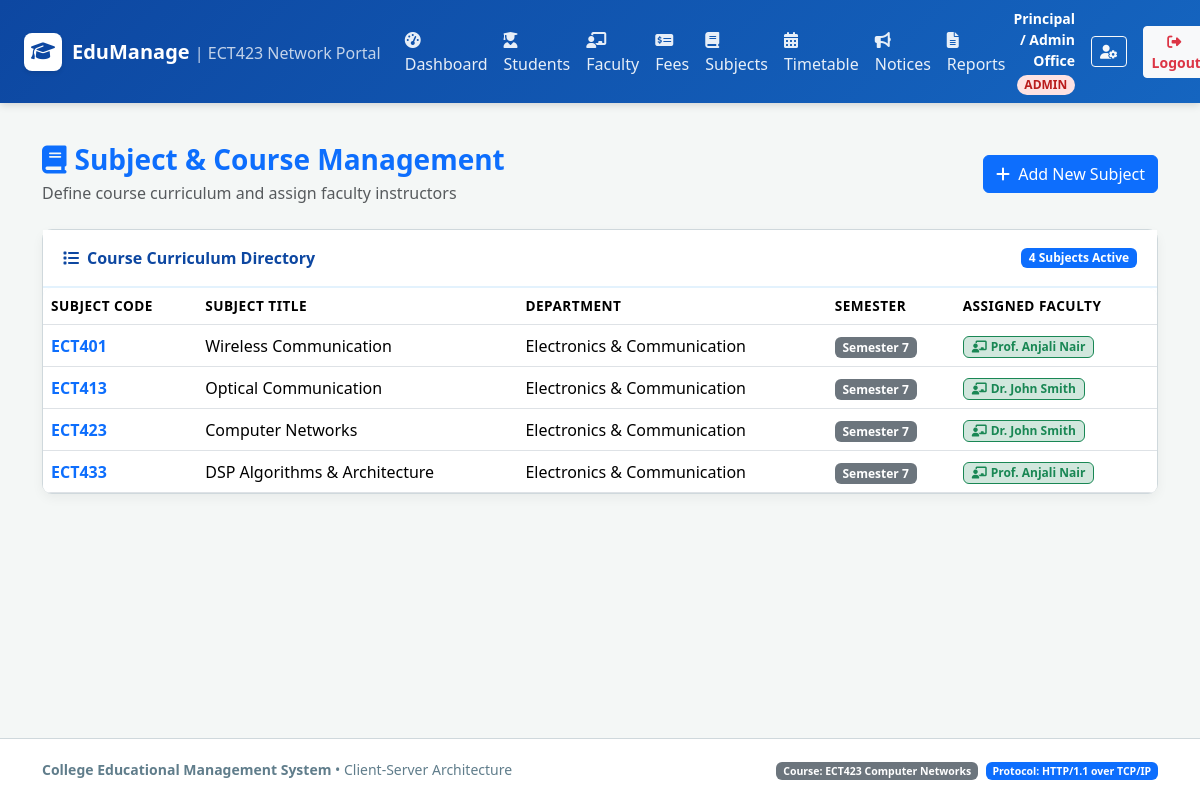
Screenshot of /admin/subjects (signed in) with the database file from the repository.
### tables this page shows
CREATE TABLE subjects (
    id INTEGER PRIMARY KEY AUTOINCREMENT,
    subject_code TEXT UNIQUE NOT NULL,
    subject_name TEXT NOT NULL,
    department TEXT NOT NULL,
    semester INTEGER NOT NULL,
    faculty_id INTEGER,
    FOREIGN KEY (faculty_id) REFERENCES faculty(id) ON DELETE SET NULL
);

CREATE TABLE faculty (
    id INTEGER PRIMARY KEY AUTOINCREMENT,
    employee_id TEXT UNIQUE NOT NULL,
    name TEXT NOT NULL,
    department TEXT NOT NULL,
    designation TEXT NOT NULL,
    user_id INTEGER UNIQUE NOT NULL,
    FOREIGN KEY (user_id) REFERENCES users(id) ON DELETE CASCADE
);

### app.py (the view, shortened to what this page needs)
@app.route('/admin/subjects', methods=['GET', 'POST'])
@role_required('admin')
def admin_subjects():
    subjects = query_db('''
        SELECT s.*, f.name as faculty_name
        FROM subjects s
        LEFT JOIN faculty f ON s.faculty_id = f.id
        ORDER BY s.department, s.semester, s.subject_code
    ''')
    faculty_list = query_db('SELECT id, name, department FROM faculty ORDER BY name')
    return render_template('admin/subjects.html', subjects=subjects, faculty_list=faculty_list)

### app.py (called while the page is built)
def role_required(*allowed_roles):
    def decorator(f):
        @wraps(f)
        def decorated_function(*args, **kwargs):
            if 'user_id' not in session:
                flash('Please log in first.', 'warning')
                return redirect(url_for('login'))
            user_role = session.get('role')
            if user_role not in allowed_roles:
                flash(f'Access denied! Your role ({user_role}) does not have permission for this section.', 'danger')
                return redirect(url_for(f"{user_role}_dashboard"))
            return f(*args, **kwargs)
        return decorated_function
    return decorator

@app.context_processor
def inject_user():
    return {
        'current_user': {
            'id': session.get('user_id'),
            'username': session.get('username'),
            'role': session.get('role'),
            'full_name': session.get('full_name')
        },
        'today_date': date.today().strftime('%Y-%m-%d')
    }

### database.py (called while the page is built)
def get_db():
    try:
        if 'db' not in g:
            g.db = sqlite3.connect(DATABASE)
            g.db.row_factory = sqlite3.Row
            g.db.execute("PRAGMA foreign_keys = ON;")
        return g.db
    except RuntimeError:
        conn = sqlite3.connect(DATABASE)
        conn.row_factory = sqlite3.Row
        conn.execute("PRAGMA foreign_keys = ON;")
        return conn

def query_db(query, args=(), one=False):
    db = get_db()
    cur = db.cursor()
    cur.execute(query, args)
    rv = cur.fetchall()
    cur.close()
    return (rv[0] if rv else None) if one else rv

### templates/admin/subjects.html (shortened to what this page needs)
{% extends "base.html" %}
{% block content %}
<div class="d-flex justify-content-between align-items-center mb-4">
    <div>
        <h3 class="fw-bold text-primary mb-1"><i class="fa-solid fa-book me-2"></i>Subject & Course Management</h3>
        <p class="text-muted mb-0">Define course curriculum and assign faculty instructors</p>
    </div>
    <button class="btn btn-primary" data-bs-toggle="modal" data-bs-target="#addSubjectModal">
        <i class="fa-solid fa-plus me-1"></i> Add New Subject
    </button>
</div>
<div class="card card-custom">
    <div class="card-header-custom">
        <span><i class="fa-solid fa-list me-2"></i>Course Curriculum Directory</span>
        <span class="badge bg-primary">{{ subjects|length }} Subjects Active</span>
    </div>
    <div class="card-body p-0">
        <div class="table-responsive">
            <table class="table table-custom table-hover align-middle mb-0">
                <thead>
                    <tr>
                        <th>Subject Code</th>
                        <th>Subject Title</th>
                        <th>Department</th>
                        <th>Semester</th>
                        <th>Assigned Faculty</th>
                    </tr>
                </thead>
                <tbody>
                    {% for s in subjects %}
                        <tr>
                            <td class="fw-bold text-primary">{{ s.subject_code }}</td>
                            <td>{{ s.subject_name }}</td>
                            <td>{{ s.department }}</td>
                            <td><span class="badge bg-secondary">Semester {{ s.semester }}</span></td>
                            <td>
                                {% if s.faculty_name %}
                                    <span class="badge bg-success-subtle text-success border border-success px-2 py-1">
                                        <i class="fa-solid fa-chalkboard-user me-1"></i>{{ s.faculty_name }}
                                    </span>
                                {% else %}
                                    <span class="text-muted fst-italic">Unassigned</span>
                                {% endif %}
                            </td>
                        </tr>
                    {% else %}
                        <tr>
                            <td colspan="5" class="text-center text-muted py-4">No subjects registered yet.</td>
                        </tr>
                    {% endfor %}
                </tbody>
            </table>
        </div>
    </div>
</div>
{% endblock %}

### static/css/style.css (style rules this page uses)
:root { --primary-blue: #0d47a1; --primary-light: #1976d2; --primary-subtle: #e3f2fd; --accent-blue: #0288d1; --bg-light: #f4f7f6; --text-dark: #263238; --text-muted: #607d8b; --border-color: #cfd8dc; --card-shadow: 0 4px 12px rgba(0, 0, 0, 0.05); }
body { background-color: var(--bg-light); color: var(--text-dark); font-family: 'Segoe UI', system-ui, -apple-system, sans-serif; min-height: 100vh; display: flex; flex-direction: column; }
.card-custom { background: #ffffff; border: 1px solid var(--border-color); border-radius: 10px; box-shadow: var(--card-shadow); transition: transform 0.2s ease, box-shadow 0.2s ease; }
.card-header-custom { background-color: #ffffff; border-bottom: 2px solid var(--primary-subtle); padding: 1rem 1.25rem; font-weight: 600; color: var(--primary-blue); display: flex; align-items: center; justify-content: space-between; }
.table-custom { background: #ffffff; border-radius: 8px; overflow: hidden; }
.table-custom thead { background-color: #f1f5f9; color: var(--primary-blue); font-size: 0.85rem; text-transform: uppercase; letter-spacing: 0.5px; }

### rows the page displays
subjects: subject_code "ECT401", subject_name "Wireless Communication", department "Electronics & Communication", semester "7", faculty_name "Prof. Anjali Nair"
subjects: subject_code "ECT413", subject_name "Optical Communication", department "Electronics & Communication", semester "7", faculty_name "Dr. John Smith"
subjects: subject_code "ECT423", subject_name "Computer Networks", department "Electronics & Communication", semester "7", faculty_name "Dr. John Smith"
subjects: subject_code "ECT433", subject_name "DSP Algorithms & Architecture", department "Electronics & Communication", semester "7", faculty_name "Prof. Anjali Nair"

### other values shown
{{ current_user.full_name }} "Principal / Admin Office"
{{ current_user.role }} "ADMIN"
{{ subjects|length }} "4"
